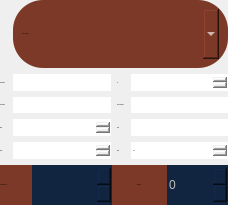
                          <widget class="QFrame" name="form_frame">
                           <property name="sizePolicy">
                            <sizepolicy hsizetype="Expanding" vsizetype="Expanding">
                             <horstretch>0</horstretch>
                             <verstretch>0</verstretch>
                            </sizepolicy>
                           </property>
                           <property name="styleSheet">
                            <string notr="true">border-radius: 30px;</string>
                           </property>
                           <property name="frameShape">
                            <enum>QFrame::NoFrame</enum>
                           </property>
                           <property name="frameShadow">
                            <enum>QFrame::Raised</enum>
                           </property>
                           <layout class="QGridLayout" name="gridLayout">
                            <property name="leftMargin">
                             <number>0</number>
                            </property>
                            <property name="topMargin">
                             <number>0</number>
                            </property>
                            <property name="rightMargin">
                             <number>0</number>
                            </property>
                            <property name="bottomMargin">
                             <number>0</number>
                            </property>
                            <item row="7" column="0" colspan="4" alignment="Qt::AlignHCenter">
                             <widget class="QFrame" name="frame_5">
                              <property name="sizePolicy">
                               <sizepolicy hsizetype="Expanding" vsizetype="Expanding">
                                <horstretch>0</horstretch>
                                <verstretch>0</verstretch>
                               </sizepolicy>
                              </property>
                              <property name="styleSheet">
                               <string notr="true">background-color: rgb(125, 57, 40);</string>
                              </property>
                              <property name="frameShape">
                               <enum>QFrame::VLine</enum>
                              </property>
                              <property name="frameShadow">
                               <enum>QFrame::Raised</enum>
                              </property>
                              <property name="lineWidth">
                               <number>1</number>
                              </property>
                              <layout class="QHBoxLayout" name="horizontalLayout_10">
                               <property name="spacing">
                                <number>25</number>
                               </property>
                               <property name="leftMargin">
                                <number>0</number>
                               </property>
                               <property name="topMargin">
                                <number>0</number>
                               </property>
                               <property name="rightMargin">
                                <number>0</number>
                               </property>
                               <property name="bottomMargin">
                                <number>0</number>
                               </property>
                               <item>
                                <widget class="QLabel" name="label_12">
                                 <property name="maximumSize">
                                  <size>
                                   <width>150</width>
                                   <height>40</height>
                                  </size>
                                 </property>
                                 <property name="font">
                                  <font>
                                   <pointsize>-1</pointsize>
                                  </font>
                                 </property>
                                 <property name="styleSheet">
                                  <string notr="true"/>
                                 </property>
                                 <property name="text">
                                  <string>Appointment ID</string>
                                 </property>
                                 <property name="alignment">
                                  <set>Qt::AlignCenter</set>
                                 </property>
                                </widget>
                               </item>
                               <item>
                                <widget class="QSpinBox" name="id_spinbox">
                                 <property name="sizePolicy">
                                  <sizepolicy hsizetype="Expanding" vsizetype="Expanding">
                                   <horstretch>0</horstretch>
                                   <verstretch>0</verstretch>
                                  </sizepolicy>
                                 </property>
                                 <property name="minimumSize">
                                  <size>
                                   <width>80</width>
                                   <height>0</height>
                                  </size>
                                 </property>
                                 <property name="maximumSize">
                                  <size>
                                   <width>150</width>
                                   <height>40</height>
                                  </size>
                                 </property>
                                 <property name="font">
                                  <font>
                                   <pointsize>-1</pointsize>
                                  </font>
                                 </property>
                                 <property name="styleSheet">
                                  <string notr="true">background-color: #112440;</string>
                                 </property>
                                </widget>
                               </item>
                               <item>
                                <widget class="QLabel" name="label_31">
                                 <property name="maximumSize">
                                  <size>
                                   <width>150</width>
                                   <height>40</height>
                                  </size>
                                 </property>
                                 <property name="font">
                                  <font>
                                   <pointsize>-1</pointsize>
                                  </font>
                                 </property>
                                 <property name="styleSheet">
                                  <string notr="true"/>
                                 </property>
                                 <property name="text">
                                  <string>Patient ID</string>
                                 </property>
                                </widget>
                               </item>
                               <item>
                                <widget class="QSpinBox" name="patient_id_fk">
                                 <property name="enabled">
                                  <bool>false</bool>
                                 </property>
                                 <property name="sizePolicy">
                                  <sizepolicy hsizetype="Expanding" vsizetype="Expanding">
                                   <horstretch>0</horstretch>
                                   <verstretch>0</verstretch>
                                  </sizepolicy>
                                 </property>
                                 <property name="minimumSize">
                                  <size>
                                   <width>0</width>
                                   <height>40</height>
                                  </size>
                                 </property>
                                 <property name="maximumSize">
                                  <size>
                                   <width>150</width>
                                   <height>40</height>
                                  </size>
                                 </property>
                                 <property name="styleSheet">
                                  <string notr="true">background-color: #112440;</string>
                                 </property>
                                 <property name="maximum">
                                  <number>999999999</number>
                                 </property>
                                </widget>
                               </item>
                              </layout>
                             </widget>
                            </item>
                            <item row="3" column="0">
                             <widget class="QLabel" name="label_7">
                              <property name="font">
                               <font>
                                <pointsize>-1</pointsize>
                               </font>
                              </property>
                              <property name="styleSheet">
                               <string notr="true">background-color:none;</string>
                              </property>
                              <property name="text">
                               <string>Last Name:</string>
                              </property>
                             </widget>
                            </item>
                            <item row="3" column="3">
                             <widget class="QLineEdit" name="phone_lineedit">
                              <property name="sizePolicy">
                               <sizepolicy hsizetype="Expanding" vsizetype="Expanding">
                                <horstretch>0</horstretch>
                                <verstretch>0</verstretch>
                               </sizepolicy>
                              </property>
                              <property name="font">
                               <font>
                                <pointsize>-1</pointsize>
                               </font>
                              </property>
                              <property name="styleSheet">
                               <string notr="true"/>
                              </property>
                              <property name="frame">
                               <bool>false</bool>
                              </property>
                             </widget>
                            </item>
                            <item row="5" column="0">
                             <widget class="QLabel" name="label_3">
                              <property name="font">
                               <font>
                                <pointsize>-1</pointsize>
                               </font>
                              </property>
                              <property name="styleSheet">
                               <string notr="true">background-color:none;</string>
                              </property>
                              <property name="text">
                               <string>Date:</string>
                              </property>
                             </widget>
                            </item>
                            <item row="2" column="2">
                             <widget class="QLabel" name="label_5">
                              <property name="font">
                               <font>
                                <pointsize>-1</pointsize>
                               </font>
                              </property>
                              <property name="styleSheet">
                               <string notr="true">background-color:none;</string>
                              </property>
                              <property name="text">
                               <string>To:</string>
                              </property>
                             </widget>
                            </item>
                            <item row="3" column="2">
                             <widget class="QLabel" name="label_8">
                              <property name="font">
                               <font>
                                <pointsize>-1</pointsize>
                               </font>
                              </property>
                              <property name="styleSheet">
                               <string notr="true">background-color:none;</string>
                              </property>
                              <property name="text">
                               <string>Phone Number:</string>
                              </property>
                             </widget>
                            </item>
                            <item row="5" column="1">
                             <widget class="QDateEdit" name="date_edit">
                              <property name="sizePolicy">
                               <sizepolicy hsizetype="Expanding" vsizetype="Expanding">
                                <horstretch>0</horstretch>
                                <verstretch>0</verstretch>
                               </sizepolicy>
                              </property>
                              <property name="font">
                               <font>
                                <pointsize>10</pointsize>
                               </font>
                              </property>
                              <property name="styleSheet">
                               <string notr="true">color: rgb(255, 255, 255);</string>
                              </property>
                              <property name="displayFormat">
                               <string>d/M/yyyy</string>
                              </property>
                             </widget>
                            </item>
                            <item row="3" column="1">
                             <widget class="QLineEdit" name="lastname_lineedit">
                              <property name="sizePolicy">
                               <sizepolicy hsizetype="Expanding" vsizetype="Expanding">
                                <horstretch>0</horstretch>
                                <verstretch>0</verstretch>
                               </sizepolicy>
                              </property>
                              <property name="font">
                               <font>
                                <pointsize>-1</pointsize>
                               </font>
                              </property>
                              <property name="styleSheet">
                               <string notr="true"/>
                              </property>
                              <property name="frame">
                               <bool>false</bool>
                              </property>
                             </widget>
                            </item>
                            <item row="2" column="1">
                             <widget class="QLineEdit" name="firstname_lineedit">
                              <property name="sizePolicy">
                               <sizepolicy hsizetype="Expanding" vsizetype="Expanding">
                                <horstretch>0</horstretch>
                                <verstretch>0</verstretch>
                               </sizepolicy>
                              </property>
                              <property name="font">
                               <font>
                                <pointsize>-1</pointsize>
                               </font>
                              </property>
                              <property name="styleSheet">
                               <string notr="true"/>
                              </property>
                              <property name="frame">
                               <bool>false</bool>
                              </property>
                             </widget>
                            </item>
                            <item row="2" column="0">
                             <widget class="QLabel" name="label_4">
                              <property name="font">
                               <font>
                                <pointsize>-1</pointsize>
                               </font>
                              </property>
                              <property name="styleSheet">
                               <string notr="true">background-color:none;</string>
                              </property>
                              <property name="text">
                               <string>First Name:</string>
                              </property>
                             </widget>
                            </item>
                            <item row="2" column="3">
                             <widget class="QTimeEdit" name="to_edit">
                              <property name="sizePolicy">
                               <sizepolicy hsizetype="Expanding" vsizetype="Expanding">
                                <horstretch>0</horstretch>
                                <verstretch>0</verstretch>
                               </sizepolicy>
                              </property>
                              <property name="font">
                               <font>
                                <pointsize>10</pointsize>
                               </font>
                              </property>
                              <property name="styleSheet">
                               <string notr="true">color: rgb(255, 255, 255);</string>
                              </property>
                              <property name="minimumDateTime">
                               <datetime>
                                <hour>5</hour>
                                <minute>0</minute>
                                <second>0</second>
                                <year>2000</year>
                                <month>1</month>
                                <day>1</day>
                               </datetime>
                              </property>
                              <property name="time">
                               <time>
                                <hour>12</hour>
                                <minute>0</minute>
                                <second>0</second>
                               </time>
                              </property>
                             </widget>
                            </item>
                            <item row="6" column="0">
                             <widget class="QLabel" name="label_6">
                              <property name="font">
                               <font>
                                <pointsize>-1</pointsize>
                               </font>
                              </property>
                              <property name="styleSheet">
                               <string notr="true">background-color:none;</string>
                              </property>
                              <property name="text">
                               <string>From:</string>
                              </property>
                             </widget>
                            </item>
                            <item row="5" column="2">
                             <widget class="QLabel" name="label_9">
                              <property name="font">
                               <font>
                                <pointsize>-1</pointsize>
                               </font>
                              </property>
                              <property name="styleSheet">
                               <string notr="true">background-color:none;</string>
                              </property>
                              <property name="text">
                               <string>Note:</string>
                              </property>
                             </widget>
                            </item>
                            <item row="6" column="2">
                             <widget class="QLabel" name="label_10">
                              <property name="font">
                               <font>
                                <pointsize>-1</pointsize>
                               </font>
                              </property>
                              <property name="styleSheet">
                               <string notr="true">background-color:none;</string>
                              </property>
                              <property name="text">
                               <string>Price:</string>
                              </property>
                             </widget>
                            </item>
                            <item row="6" column="1">
                             <widget class="QTimeEdit" name="from_edit">
                              <property name="sizePolicy">
                               <sizepolicy hsizetype="Expanding" vsizetype="Expanding">
                                <horstretch>0</horstretch>
                                <verstretch>0</verstretch>
                               </sizepolicy>
                              </property>
                              <property name="font">
                               <font>
                                <pointsize>10</pointsize>
                               </font>
                              </property>
                              <property name="styleSheet">
                               <string notr="true">color: rgb(255, 255, 255);</string>
                              </property>
                              <property name="minimumDateTime">
                               <datetime>
                                <hour>5</hour>
                                <minute>0</minute>
                                <second>0</second>
                                <year>2000</year>
                                <month>1</month>
                                <day>1</day>
                               </datetime>
                              </property>
                              <property name="time">
                               <time>
                                <hour>10</hour>
                                <minute>0</minute>
                                <second>0</second>
                               </time>
                              </property>
                             </widget>
                            </item>
                            <item row="5" column="3">
                             <widget class="QLineEdit" name="note_edit">
                              <property name="sizePolicy">
                               <sizepolicy hsizetype="Expanding" vsizetype="Expanding">
                                <horstretch>0</horstretch>
                                <verstretch>0</verstretch>
                               </sizepolicy>
                              </property>
                              <property name="font">
                               <font>
                                <pointsize>-1</pointsize>
                               </font>
                              </property>
                              <property name="styleSheet">
                               <string notr="true"/>
                              </property>
                              <property name="frame">
                               <bool>false</bool>
                              </property>
                             </widget>
                            </item>
                            <item row="6" column="3">
                             <widget class="QDoubleSpinBox" name="price_spinbox">
                              <property name="sizePolicy">
                               <sizepolicy hsizetype="Expanding" vsizetype="Expanding">
                                <horstretch>0</horstretch>
                                <verstretch>0</verstretch>
                               </sizepolicy>
                              </property>
                              <property name="font">
                               <font>
                                <pointsize>-1</pointsize>
                               </font>
                              </property>
                              <property name="styleSheet">
                               <string notr="true"/>
                              </property>
                             </widget>
                            </item>
                            <item row="0" column="1" colspan="3">
                             <widget class="QFrame" name="frame_4">
                              <property name="sizePolicy">
                               <sizepolicy hsizetype="Expanding" vsizetype="Preferred">
                                <horstretch>0</horstretch>
                                <verstretch>0</verstretch>
                               </sizepolicy>
                              </property>
                              <property name="styleSheet">
                               <string notr="true">background-color: rgb(125, 57, 40);</string>
                              </property>
                              <property name="frameShape">
                               <enum>QFrame::StyledPanel</enum>
                              </property>
                              <property name="frameShadow">
                               <enum>QFrame::Raised</enum>
                              </property>
                              <layout class="QHBoxLayout" name="horizontalLayout_22">
                               <item>
                                <widget class="QLabel" name="label_48">
                                 <property name="font">
                                  <font>
                                   <pointsize>-1</pointsize>
                                  </font>
                                 </property>
                                 <property name="styleSheet">
                                  <string notr="true"/>
                                 </property>
                                 <property name="text">
                                  <string>Type of patient:</string>
                                 </property>
                                </widget>
                               </item>
                               <item>
                                <widget class="QComboBox" name="type_of_patient">
                                 <property name="minimumSize">
                                  <size>
                                   <width>0</width>
                                   <height>50</height>
                                  </size>
                                 </property>
                                 <property name="font">
                                  <font>
                                   <pointsize>12</pointsize>
                                   <weight>75</weight>
                                   <bold>true</bold>
                                  </font>
                                 </property>
                                 <property name="styleSheet">
                                  <string notr="true">color: rgb(255, 255, 255);
border-top-right-radius: 10px;
border-top-left-radius:10px;
border-bottom-right-radius: 10px;
border-bottom-left-radius: 10px;
</string>
                                 </property>
                                 <property name="currentText">
                                  <string/>
                                 </property>
                                 <item>
                                  <property name="text">
                                   <string/>
                                  </property>
                                 </item>
                                 <item>
                                  <property name="text">
                                   <string>New Patient</string>
                                  </property>
                                 </item>
                                 <item>
                                  <property name="text">
                                   <string>Existing Patient</string>
                                  </property>
                                 </item>
                                </widget>
                               </item>
                              </layout>
                             </widget>
                            </item>
                           </layout>
                          </widget>
